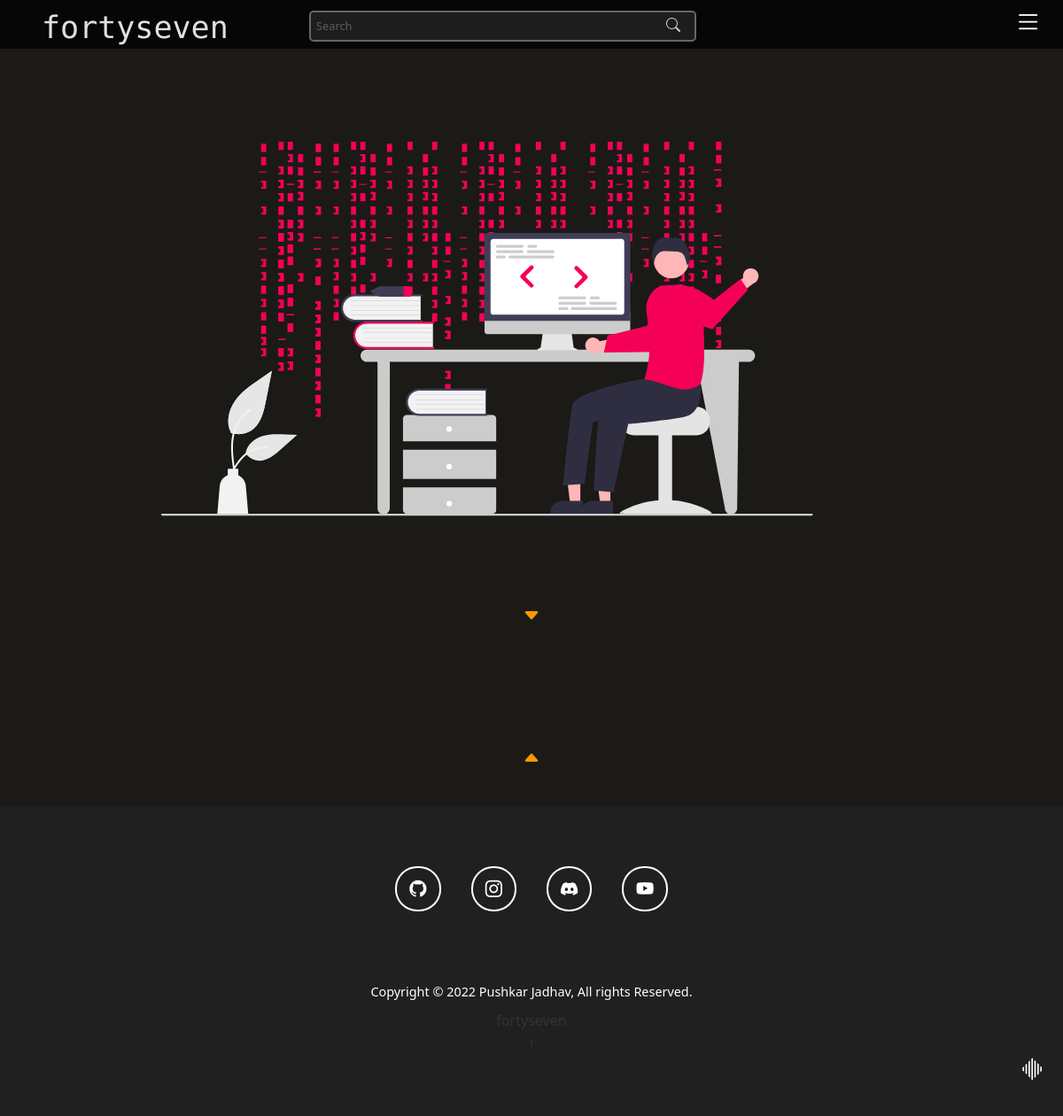
The app's page /, older data.
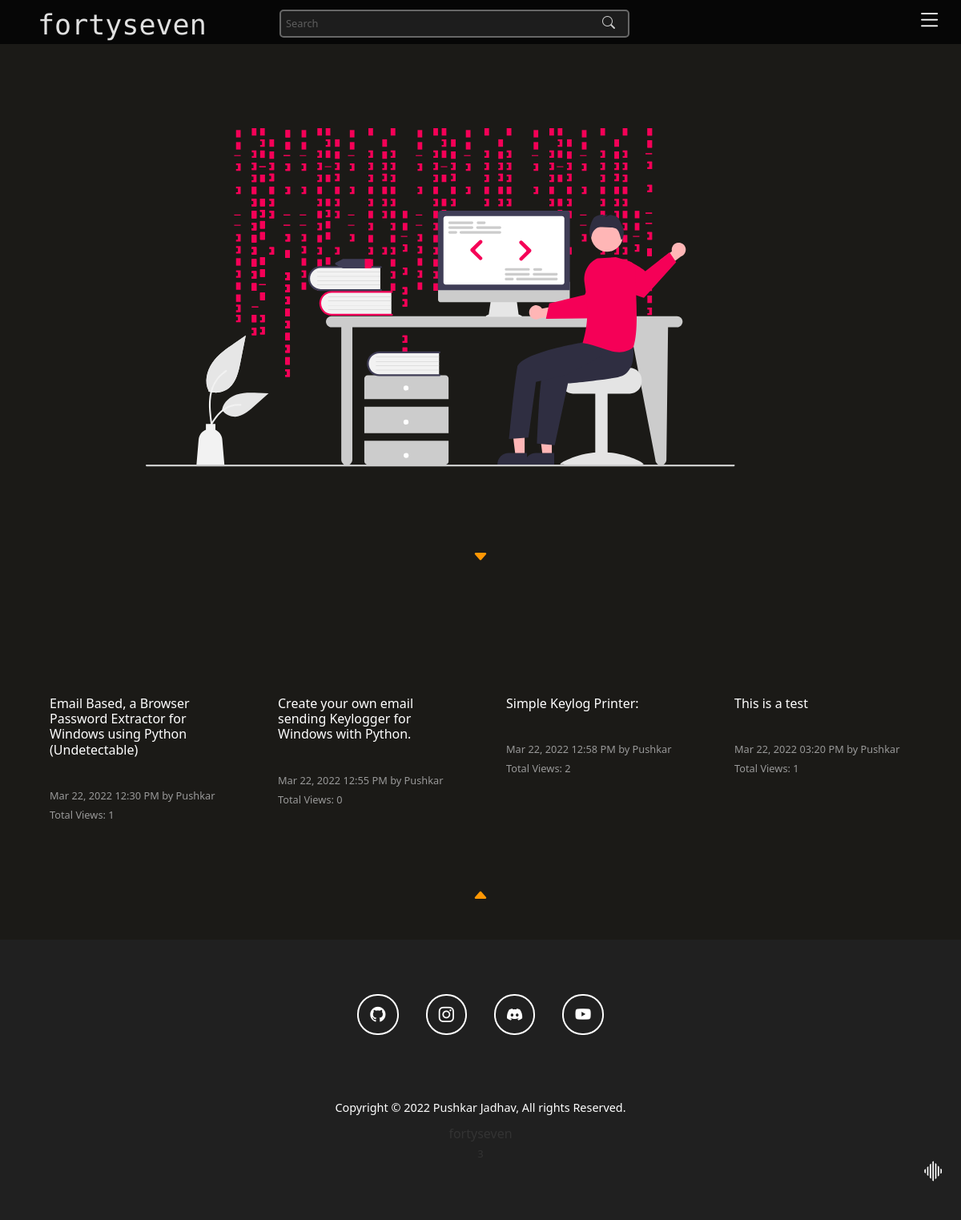
The same page, newer data.
### blogs/models.py (models this page shows, shortened)
class Blog(models.Model):
    title = models.CharField(max_length=1000)
    gist = models.CharField(max_length=1000)
    content = FroalaField()
    slug = models.SlugField(max_length=1000, null=True, blank=True)
    image = models.ImageField(upload_to='blogs')
    user = models.ForeignKey(User, blank=True , null=True , on_delete=models.CASCADE)
    created_at = models.DateTimeField(auto_now_add=True)
    upload_to = models.DateTimeField(auto_now=True)
    views = models.ManyToManyField(ViewsModel, related_name="post_views", blank=True)
    def total_views(self):
        return self.views.count()

### blogs/views.py (the view)
# urls.py: path('', views.Homepage, name='homepage'),
def Homepage(request):
    context = {}
    ip = get_ip(request)
    if not ViewsModel.objects.filter(total_visits = ip).exists():
        ViewsModel.objects.create(total_visits = ip)
    visitor_count = ViewsModel.objects.all().count()
    context['visitorCount'] = visitor_count
    context['blogs'] = Blog.objects.all()
    return render(request, 'homepage.html', context)

### blogs/helpers.py (called while the page is built)
def get_ip(request):
    x_forwarded_for = request.META.get('HTTP_X_FORWARDED_FOR')
    if x_forwarded_for:
        print ("returning FORWARDED_FOR")
        ip = x_forwarded_for.split(',')[-1].strip()
    elif request.META.get('HTTP_X_REAL_IP'):
        print ("returning REAL_IP")
        ip = request.META.get('HTTP_X_REAL_IP')
    else:
        print ("returning REMOTE_ADDR")
        ip = request.META.get('REMOTE_ADDR')
    return ip

### template/homepage.html (shortened to what this page needs)
{% extends 'base.html' %}
{% load static %}
{% block start %}
<div class="lander" id="lander">
  <div>
  </div>
  <div class="container container-head">
    <div class="row header-img-row">
      <div class="col-lg-2"></div>
      <div class="col-lg-8 header-img">
        <img src="{% static 'img/blog-assests/homepage-img.svg' %}" alt="homepage-img">
      </div>
      <div class="col-lg-2"></div>
    </div>
    <div class="row">
      <div class="col-lg-12">
        <div class="bouncer">
          <a class="btn-bounce bounce" href="#about"><i class="bi bi-caret-down-fill"></i></a>
        </div>
      </div>
    </div>
  </div>
  <div class="container">
    <div class="row">
      {% for blog in blogs %}
      <div class="col-lg-3 col-md-6 col-10 blog-list">
        <div class="blog-content">
          <a href="{% url 'blogs:blog-detail' blog.slug %}">
            <h4>{{blog.title}}</h4>
            <p>{{blog.gist|safe}}</p><br>
            <span>{{blog.created_at|date:"M d, Y"}} {{blog.created_at|time:"h:i A"}} by
              {{blog.user.first_name}}</span><br>
            <span>Total Views: {{blog.total_views}}</span>
          </a>
        </div>
      </div>
      {% endfor %}
    </div>
  </div>
</div>
{% endblock %}

Row changes from the older to the newer data that the page shows:
added Blog: title "Email Based, a Browser Password Extractor for Windows using Python (Undetectable)", created_at "Mar 22, 2022", created_at "12:30 PM", user.first_name "Pushkar", total_views "1"
added Blog: title "Create your own email sending Keylogger for Windows with Python.", created_at "Mar 22, 2022", created_at "12:55 PM", user.first_name "Pushkar", total_views "0"
added Blog: title "Simple Keylog Printer:", created_at "Mar 22, 2022", created_at "12:58 PM", user.first_name "Pushkar", total_views "2"
added Blog: title "This is a test", created_at "Mar 22, 2022", created_at "03:20 PM", user.first_name "Pushkar", total_views "1"
